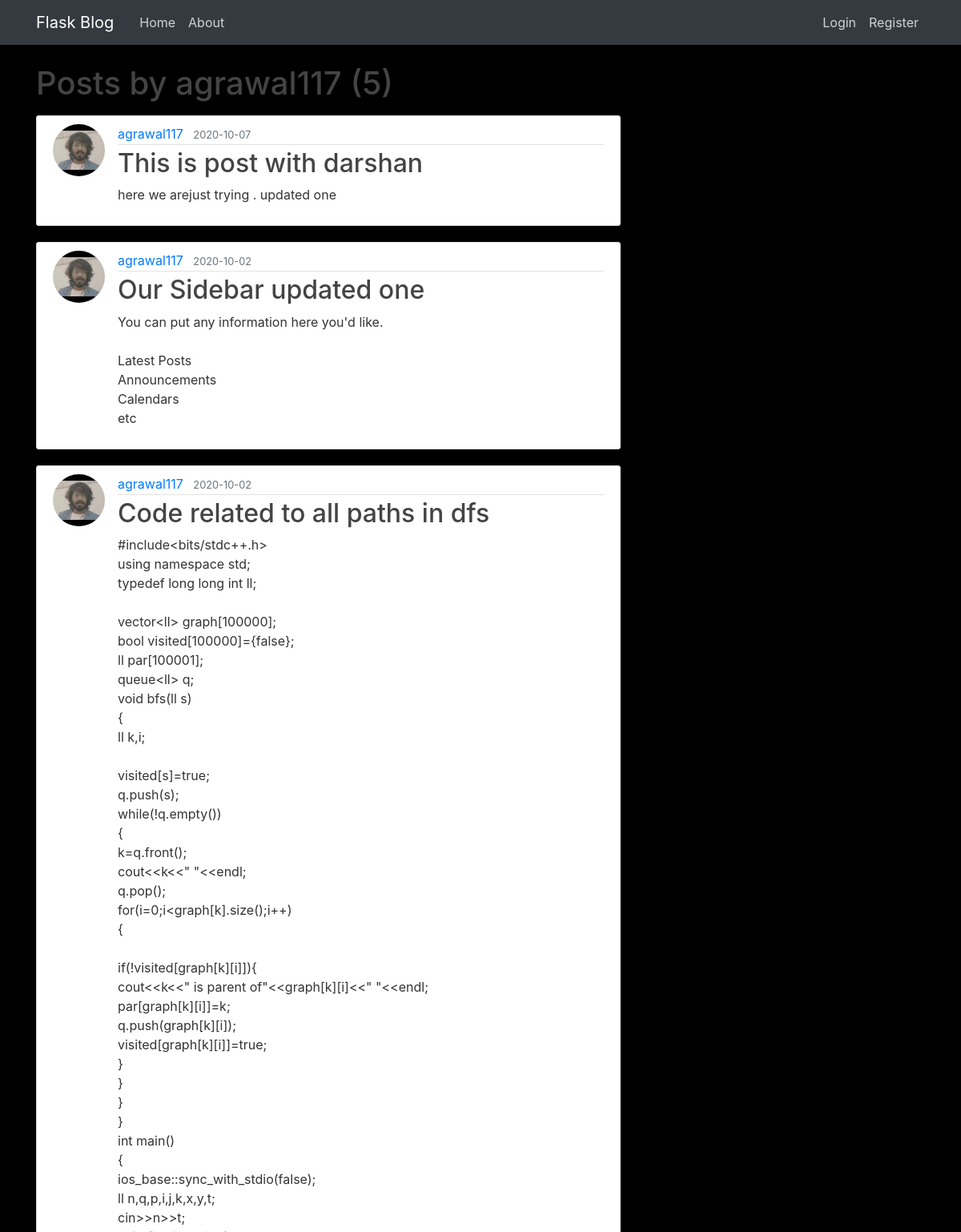
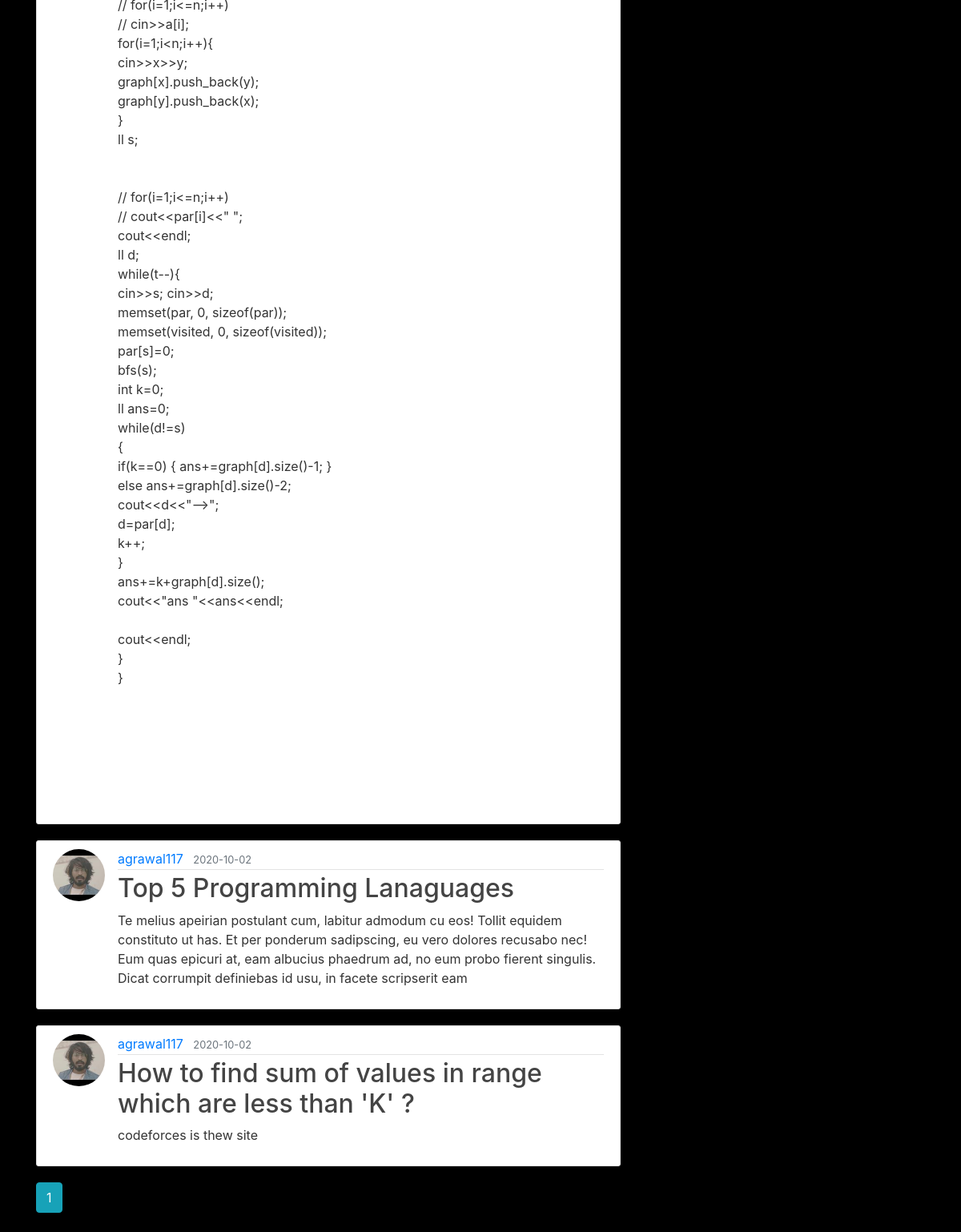
Page /user/agrawal117 on the committed database (2 pictures, top to bottom).
### flaskblog/models.py (models this page shows, shortened)
class User(db.Model, UserMixin):
    id = db.Column(db.Integer, primary_key=True)
    username = db.Column(db.String(20), unique=True, nullable=False)
    email = db.Column(db.String(120), unique=True, nullable=False)
    image_file = db.Column(db.String(20), nullable=False, default='default.jpg')
    password = db.Column(db.String(60), nullable=False)
    posts = db.relationship('Post', backref='author', lazy=True)

class Post(db.Model):
    id = db.Column(db.Integer, primary_key=True)
    title = db.Column(db.String(100), nullable=False)
    date_posted = db.Column(db.DateTime, nullable=False, default=datetime.utcnow)
    content = db.Column(db.Text, nullable=False)
    user_id = db.Column(db.Integer, db.ForeignKey('user.id'), nullable=False)

### flaskblog/routes.py (the view)
@app.route("/user/<string:username>")
def user_posts(username):
	page = request.args.get('page', 1, type=int)
	user = User.query.filter_by(username=username).first_or_404()
	posts = Post.query.filter_by(author=user)\
		.order_by(Post.date_posted.desc())\
		.paginate(page=page, per_page=5)
	return render_template('user_posts.html', posts=posts, user=user, title='User Posts')

### flaskblog/templates/user_posts.html
{% extends "layout.html" %}
{% block content %}
    <h1 class="mb-3">Posts by {{ user.username }} ({{ posts.total }})</h1>
    {% for post in posts.items %}
        <article class="media content-section">
          <img class="rounded-circle article-img" src="{{ url_for('static', filename='profile_pics/' + post.author.image_file) }}">
          <div class="media-body">
            <div class="article-metadata">
              <a class="mr-2" href="{{ url_for('user_posts', username=post.author.username) }}">{{ post.author.username }}</a>
              <small class="text-muted">{{ post.date_posted.strftime('%Y-%m-%d') }}</small>
            </div>
            <h2><a class="article-title" href="{{ url_for('post', post_id=post.id) }}">{{ post.title }}</a></h2>
            <p class="article-content">{{ post.content }}</p>
          </div>
        </article>
    {% endfor %}
    {% for page_num in posts.iter_pages(left_edge=1, right_edge=1, left_current=1, right_current=2) %}
      {% if page_num %}
        {% if posts.page == page_num %}
          <a class="btn btn-info mb-4" href="{{ url_for('user_posts', username=user.username, page=page_num) }}">{{ page_num }}</a>
        {% else %}
          <a class="btn btn-outline-info mb-4" href="{{ url_for('user_posts', username=user.username, page=page_num) }}">{{ page_num }}</a>
        {% endif %}
      {% else %}
        ...
      {% endif %}
    {% endfor %}
{% endblock content %}

### flaskblog/static/main.css (style rules this page uses)
body { background: #000; color: #333333; margin-top: 5rem; }
h1, h2, h3, h4, h5, h6 { color: #444444; }
.content-section { background: #ffffff; padding: 10px 20px; border: 1px solid #dddddd; border-radius: 3px; margin-bottom: 20px; }
.article-title { color: #444444; }
.article-content { white-space: pre-line; }
.article-img { height: 65px; width: 65px; margin-right: 16px; }
.article-metadata { padding-bottom: 1px; margin-bottom: 4px; border-bottom: 1px solid #e3e3e3 }

### rows in the picture
User: username "agrawal117"
Post: image_file (picture), author.username "agrawal117", date_posted "2020-10-07", title "This is post with darshan", content "here we arejust trying . updated one"
Post: image_file (picture), author.username "agrawal117", date_posted "2020-10-02", title "Our Sidebar updated one", content "You can put any information here you'd like. Latest Posts Announcements Calendars etc"
Post: image_file (picture), author.username "agrawal117", date_posted "2020-10-02", title "Code related to all paths in dfs", content "#include<bits/stdc++.h> using namespace std; typedef long long int ll; vector<ll> graph[100000]; bool visited[100000]={false}; ll par[100001]; queue<ll> q; void bfs(ll s) { ll k,i; visited[s]=true; q.push(s); while(!q.empty()) { k=q.front(); cout<<k<<\" \"<<endl; q.pop(); for(i=0;i<graph[k].size();i++) { if(!visited[graph[k][i]]){ cout<<k<<\" is parent of\"<<graph[k][i]<<\" \"<<endl; par[graph[k][i]]=k; q.push(graph[k][i]); visited[graph[k][i]]=true; } } } } int main() { ios_base::sync_with_stdio(false); ll n,q,p,i,j,k,x,y,t; cin>>n>>t; // for(i=1;i<=n;i++) // cin>>a[i]; for(i=1;i<n;i++){ cin>>x>>y; graph[x].push_back(y); graph[y].push_back(x); } ll s; // for(i=1;i<=n;i++) // cout<<par[i]<<\" \";…"
Post: image_file (picture), author.username "agrawal117", date_posted "2020-10-02", title "Top 5 Programming Lanaguages", content "Te melius apeirian postulant cum, labitur admodum cu eos! Tollit equidem constituto ut has. Et per ponderum sadipscing, eu vero dolores recusabo nec! Eum quas epicuri at, eam albucius phaedrum ad, no eum probo fierent singulis. Dicat corrumpit definiebas id usu, in facete scripserit eam"
Post: image_file (picture), author.username "agrawal117", date_posted "2020-10-02", title "How to find sum of values in range which are less than 'K' ?", content "codeforces is thew site"

### other values in the picture
{{ posts.total }} "5"
{{ page_num }} "1"
